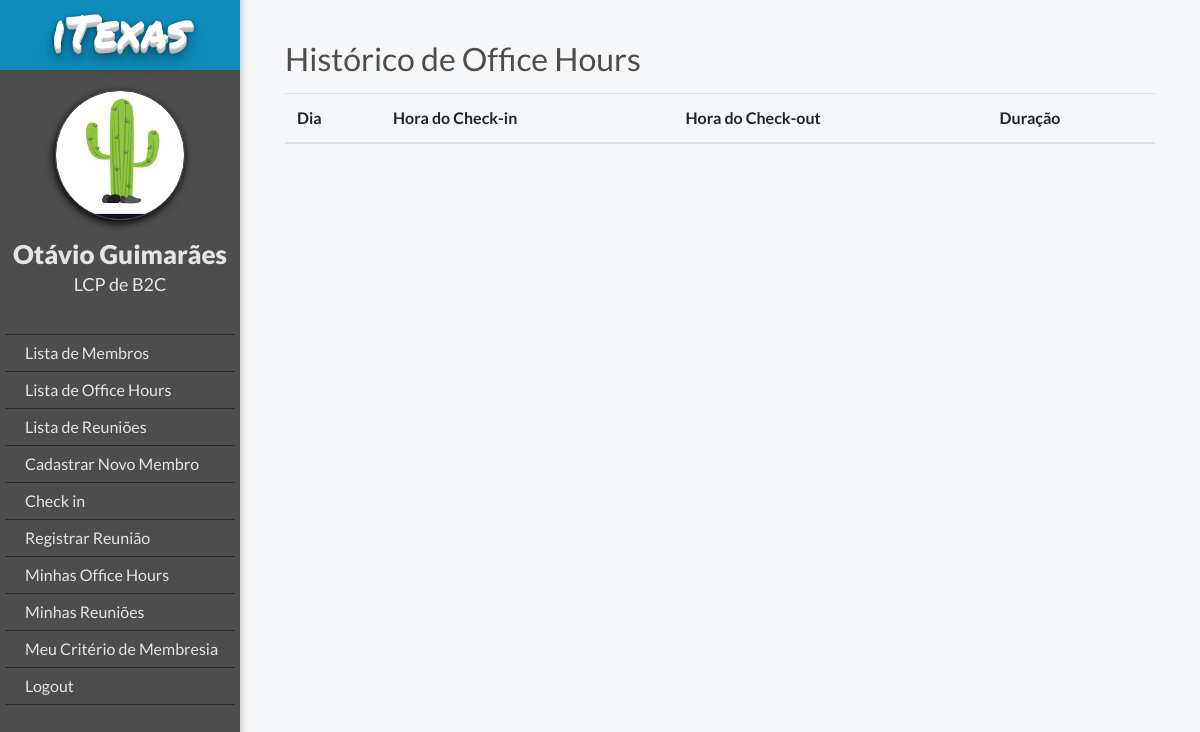
Page /office_hours/myhistory/ (signed in) on the earlier database version.
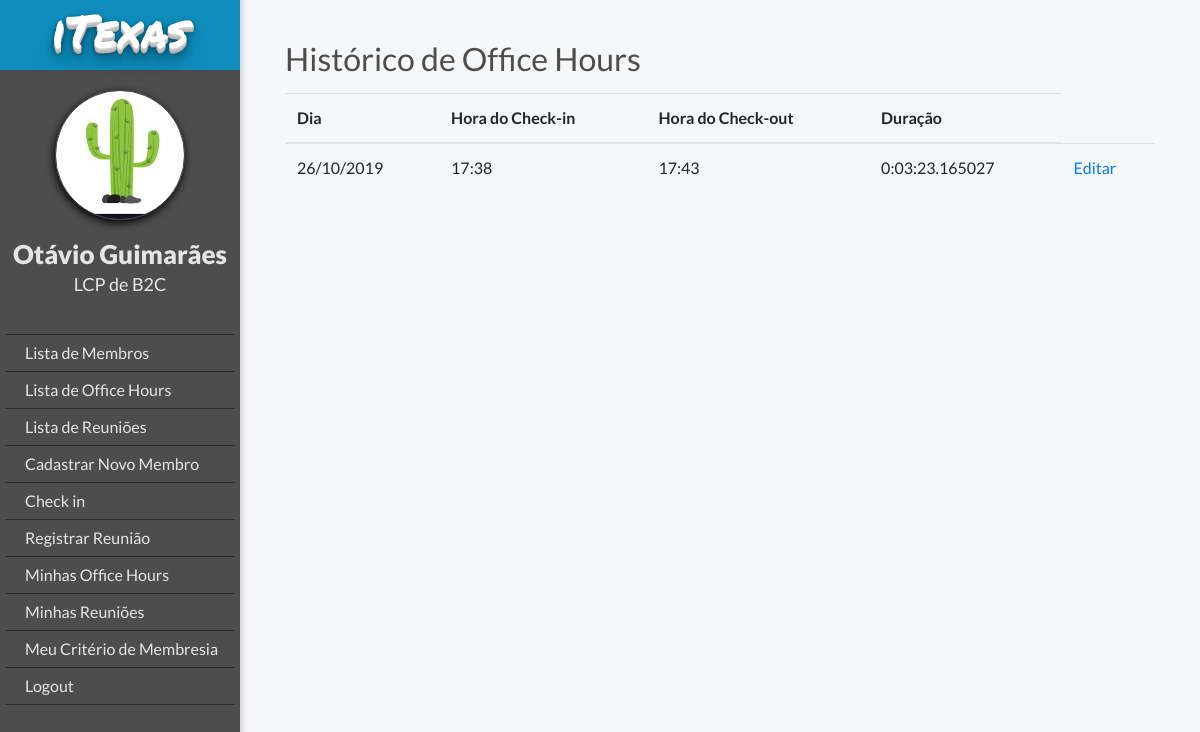
Same page on the later database version.
### office_hours/models.py (models this page shows)
class OfficeHour(models.Model):
    member = models.ForeignKey(MyUser, verbose_name='Membro', on_delete=models.CASCADE)
    date = models.DateField(verbose_name='Dia', default=date.today)
    checkin_time = models.DateTimeField(verbose_name='Hora do check-in', default=timezone.now)
    checkout_time = models.DateTimeField(verbose_name='Hora do check-out', blank=True, null=True)
    duration = models.DurationField(verbose_name='Duração', blank=True, null=True, help_text=('[DD] [HH:[MM:]] format'))

### office_hours/views.py (the view)
# urls.py: path('myhistory/', views.myhistory, name='office_hours_history'),
@login_required
def myhistory(request):
    office_hours = OfficeHour.objects.filter(member=request.user).order_by('-checkin_time')
    return render(request, 'office_hours/myhistory.html', {'office_hours': office_hours, 'request_user': request.user})

### templates/office_hours/myhistory.html
{% extends "base.html" %}
{% if user.is_authenticated %}
    {% block body_block %}
        <h2 class="title">Histórico de Office Hours</h2>
        <table class="table">
            <thead>
            <tr>
                <th class="table-column">Dia</th>
                <th class="table-column">Hora do Check-in</th>
                <th class="table-column">Hora do Check-out</th>
                <th class="table-column">Duração</th>
            </tr>
            </thead>
                <tbody>
            {% for office_hour in office_hours %}
                <tr>
                    <td>{{ office_hour.date|date:'d/m/Y' }}</td>
                    <td>{{ office_hour.checkin_time|date:'H:i' }}</td>
                    <td>{{ office_hour.checkout_time|date:'H:i' }} </td>
                    <td id="duration">{{ office_hour.duration }}</td>
                    <td><a href="{% url 'officehour_edit' office_hour.id %}">Editar</a></td>
                </tr>
            {% endfor %}
                </tbody>
                </table>
    {% endblock %}
{% else %}
    <h2>Logar</h2>
{% endif %}

Differences in the rows shown:
added OfficeHour: date "26/10/2019", checkin_time "17:38", checkout_time "17:43", duration "0:03:23.165027"
